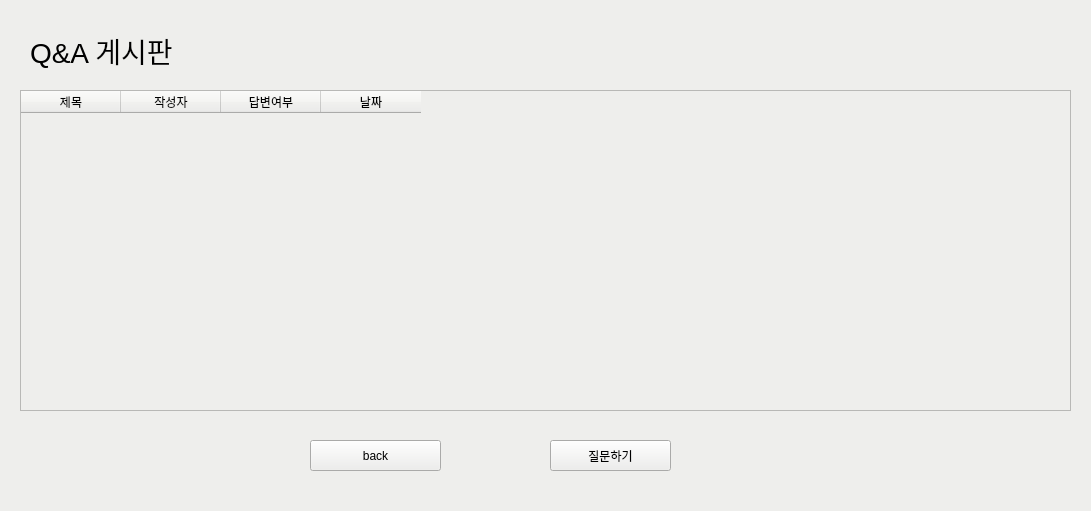
   <widget class="QWidget" name="qn_widget" native="true">
    <property name="geometry">
     <rect>
      <x>0</x>
      <y>40</y>
      <width>1091</width>
      <height>511</height>
     </rect>
    </property>
    <property name="styleSheet">
     <string notr="true">background-color: rgb(238, 238, 236);</string>
    </property>
    <widget class="QTableWidget" name="tableWidget">
     <property name="geometry">
      <rect>
       <x>20</x>
       <y>90</y>
       <width>1051</width>
       <height>321</height>
      </rect>
     </property>
     <column>
      <property name="text">
       <string>제목</string>
      </property>
     </column>
     <column>
      <property name="text">
       <string>작성자</string>
      </property>
     </column>
     <column>
      <property name="text">
       <string>답변여부</string>
      </property>
     </column>
     <column>
      <property name="text">
       <string>날짜</string>
      </property>
     </column>
    </widget>
    <widget class="QLabel" name="label_44">
     <property name="geometry">
      <rect>
       <x>30</x>
       <y>30</y>
       <width>211</width>
       <height>41</height>
      </rect>
     </property>
     <property name="font">
      <font>
       <pointsize>21</pointsize>
      </font>
     </property>
     <property name="text">
      <string>Q&amp;A 게시판</string>
     </property>
    </widget>
    <widget class="QPushButton" name="qn_back_btn">
     <property name="geometry">
      <rect>
       <x>310</x>
       <y>440</y>
       <width>131</width>
       <height>31</height>
      </rect>
     </property>
     <property name="text">
      <string>back</string>
     </property>
    </widget>
    <widget class="QPushButton" name="qn_anser_btn">
     <property name="geometry">
      <rect>
       <x>550</x>
       <y>440</y>
       <width>121</width>
       <height>31</height>
      </rect>
     </property>
     <property name="text">
      <string>질문하기</string>
     </property>
    </widget>
   </widget>
